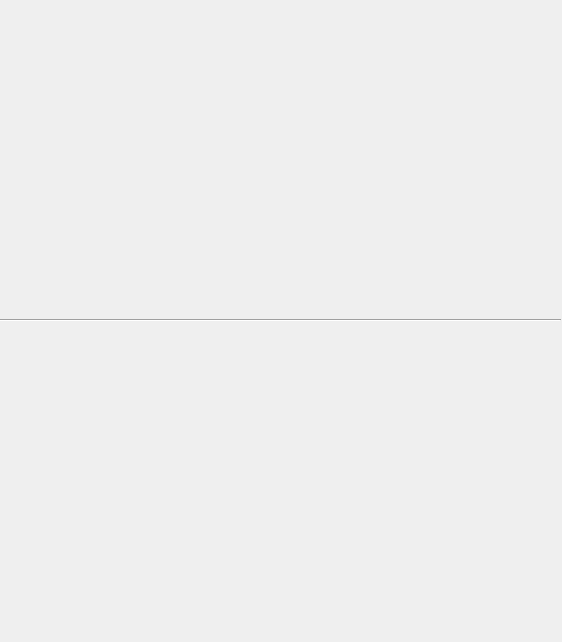
<?xml version="1.0" encoding="UTF-8"?>
<ui version="4.0">
 <class>HistogramDialog</class>
 <widget class="QDialog" name="HistogramDialog">
  <property name="geometry">
   <rect>
    <x>0</x>
    <y>0</y>
    <width>562</width>
    <height>642</height>
   </rect>
  </property>
  <property name="windowTitle">
   <string>Dialog</string>
  </property>
  <property name="sizeGripEnabled">
   <bool>false</bool>
  </property>
  <property name="modal">
   <bool>false</bool>
  </property>
  <widget class="HistogramPlot" name="tb_histogram" native="true">
   <property name="geometry">
    <rect>
     <x>10</x>
     <y>10</y>
     <width>541</width>
     <height>291</height>
    </rect>
   </property>
  </widget>
  <widget class="HistogramPlot" name="lr_histogram" native="true">
   <property name="geometry">
    <rect>
     <x>10</x>
     <y>340</y>
     <width>541</width>
     <height>291</height>
    </rect>
   </property>
  </widget>
  <widget class="Line" name="line">
   <property name="geometry">
    <rect>
     <x>0</x>
     <y>310</y>
     <width>561</width>
     <height>20</height>
    </rect>
   </property>
   <property name="orientation">
    <enum>Qt::Horizontal</enum>
   </property>
  </widget>
 </widget>
 <customwidgets>
  <customwidget>
   <class>HistogramPlot</class>
   <extends>QWidget</extends>
   <header>histogramplot.h</header>
   <container>1</container>
  </customwidget>
 </customwidgets>
 <resources/>
 <connections/>
</ui>
